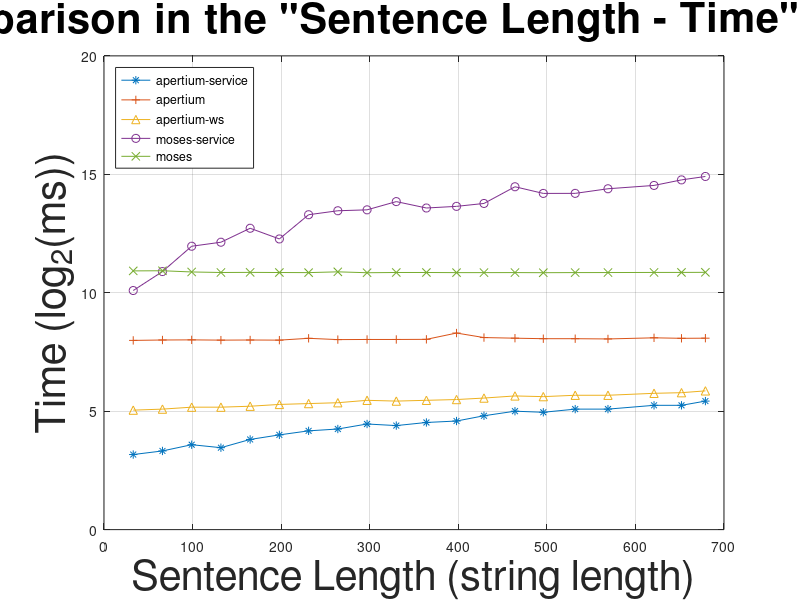

This figure's MATLAB source: (Note: this script raises an error after producing the figure.)
as = [9 10 12 11 14 16 18 19 22 21 23 24 28 32 31 34 34 38 38 43];
# a = [306 272 270 255 259 260 261 265 264 263 262 292 267 268 266 277 268 271 271 275];
a = [254 257 258 256 257 256 270 260 261 261 262 315 276 271 267 267 265 274 270 271];
aws = [33 34 36 36 37 39 40 41 44 43 44 45 47 50 49 51 51 54 55 58];

ms = [1093 1904 3996 4493 6761 4945 10048 11285 11591 14751 12230 12833 13971 22779 18743 18771 21482 23678 27850 30773];
m = [1942 1950 1882 1853 1859 1852 1846 1889 1840 1853 1853 1846 1846 1848 1842 1848 1850 1856 1857 1862];

x = [33 66 99 132 165 198 231 264 297 330 364 398 429 464 496 532 569 621 652 679];

plot(x, log2(as), "-*;apertium-service;", 
	x, log2(a), "-+;apertium;",
	x, log2(aws), "-^;apertium-ws;",
	x, log2(ms), "-o;moses-service;",
	x, log2(m), "-x;moses;");

title ('Comparison in the "Sentence Length - Time" space', "fontsize", 30);
xlabel ("Sentence Length (string length)", "fontsize", 30);
ylabel ("Time (log_{2}(ms))", "fontsize", 30);
legend ("location", "northwest");
legend ("boxon");
grid ("on");
ylim ([0, 20]);

print comp.png -dpng -mono -solid -F:30;

replot;

myplotap2
